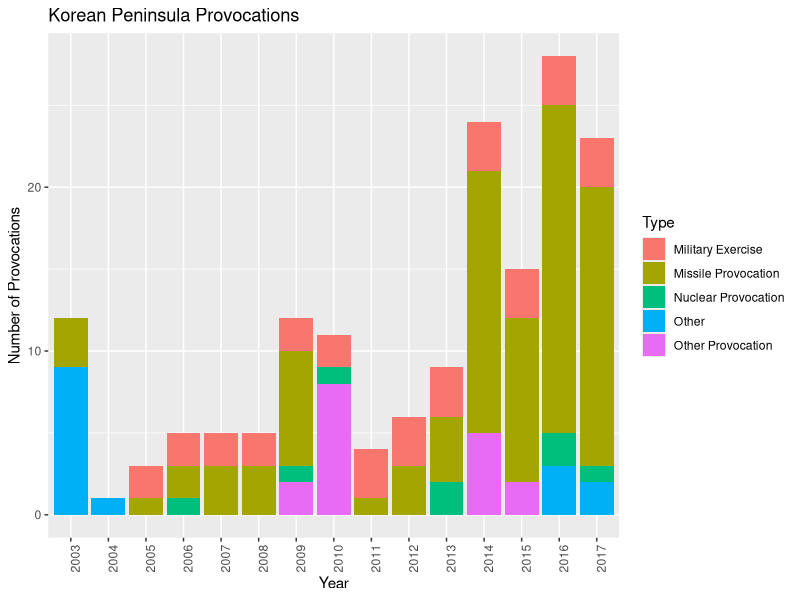
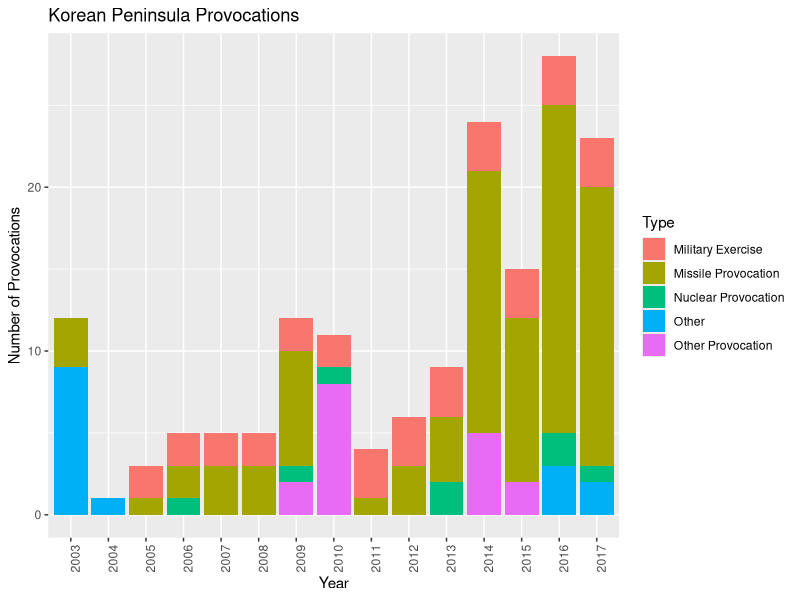

Recreate these plots in R, in order. (Note: this script raises an error after producing the figures.)
library(dplyr)
library(magrittr)
library(ggplot2)

prov <- read.csv("data/provocations.csv")
prov %<>%
  mutate(Date = as.character(Date),
         Description = as.character(Description),
         Resources = as.character(Resources))
prov$Date[[133]] <- "2008-03-02 - 2008-03-07"

prov %<>%
  mutate(Date.Start = as.Date(trimws(gsub("\\s+-\\s+.*", "", as.character(Date)))),
         Date.End = as.Date(trimws(gsub(".*\\s+-\\s+", "", as.character(Date))))) %>%
  select(-Date) %>%
  filter(Date.Start > as.Date("2003-01-01"))

prov_per_year <- function(.data) {
  .data %>%
    mutate(Year.Start = format(Date.Start, "%Y")) %>%
    count(Type, Year.Start) %>%
    complete(Type, Year.Start, fill=list(n=0))
}

prov %>%
  ggplot(aes(x=format(Date.Start, "%Y"), fill=Type)) +
  geom_bar() +
  theme(axis.text.x = element_text(angle = 90, hjust = 1)) +
  ggtitle("Korean Peninsula Provocations") +
  xlab("Year") + ylab("Number of Provocations")

ggsave("output/provocation_years.svg", device="svg")

prov %>%
  prov_per_year() %>%
  ggplot(aes(x=Type, y=n)) +
    geom_boxplot() +
    theme(axis.text.x = element_text(angle = 40, hjust = 1)) +
    ylab("Number of Events per Year") +
    ggtitle("Annual Provocations by Provocation Type")

ggsave("output/provocation_types.svg", device="svg")

svg("output/provocation_types_table.svg", height=2.22, width=3.9)
prov %>%
  prov_per_year() %>%
  group_by(Type) %>%
  summarise(Mean=mean(n), Std.Dev=sd(n)) %>%
  grid.table(rows=NULL)
dev.off()
